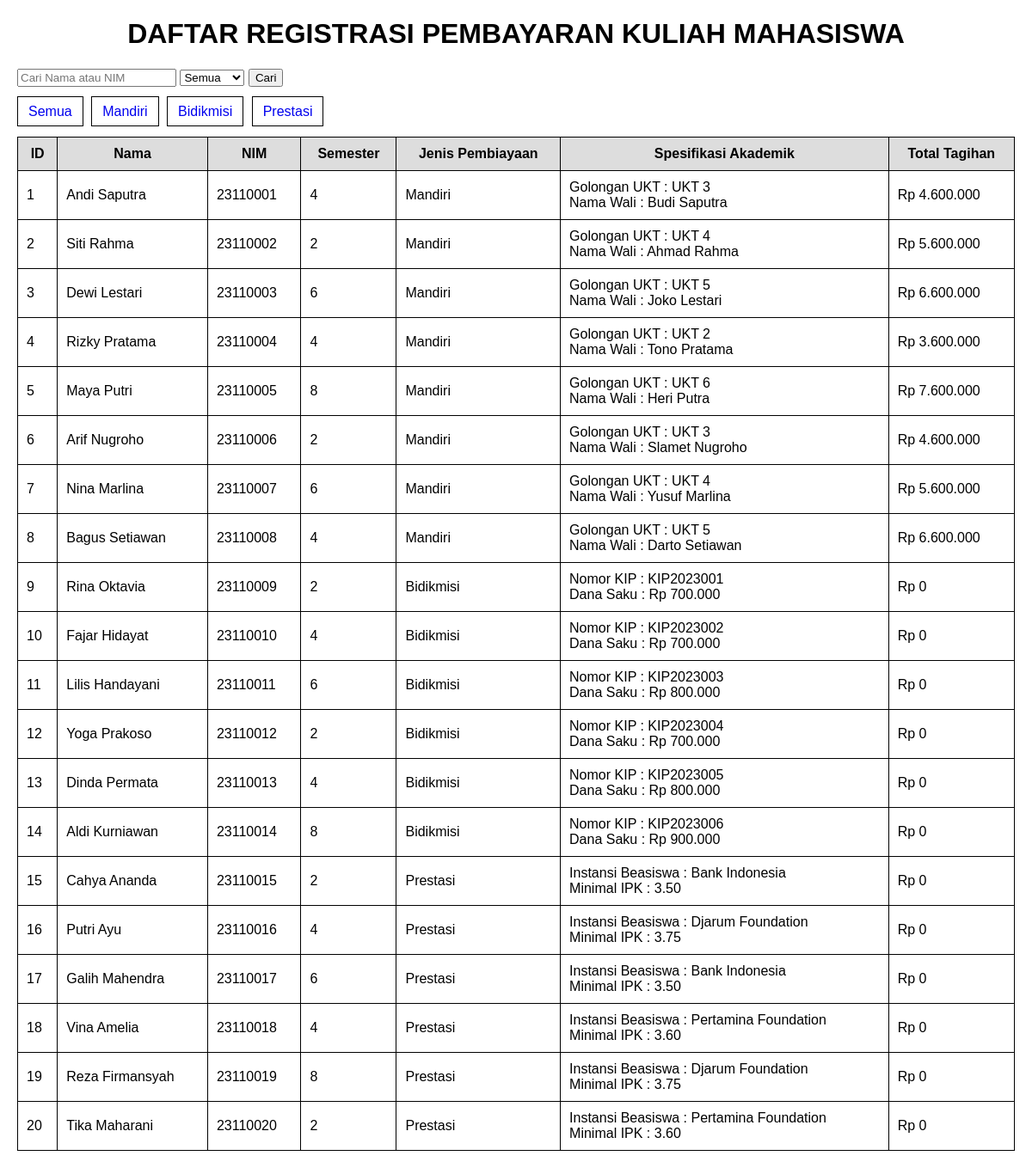
The page / on the database its author committed.
### tables this page shows
CREATE TABLE `tabel_mahasiswa` (
  `id_mahasiswa` int NOT NULL,
  `nama_mahasiswa` varchar(100) NOT NULL,
  `nim` varchar(20) NOT NULL,
  `semester` int NOT NULL,
  `tarif_ukt_nominal` decimal(12,2) NOT NULL,
  `jenis_pembiayaan` enum('Mandiri','Bidikmisi','Prestasi') NOT NULL,
  `golongan_ukt` varchar(10) DEFAULT NULL,
  `nama_wali` varchar(100) DEFAULT NULL,
  `nomor_kip_kuliah` varchar(30) DEFAULT NULL,
  `dana_saku_subsidi` decimal(12,2) DEFAULT NULL,
  `nama_instansi_beasiswa` varchar(100) DEFAULT NULL,
  `minimal_ipk_syarat` decimal(3,2) DEFAULT NULL
);

### index.php (called while the page is built)
<?php
require_once __DIR__ . "/views/daftar_mahasiswa.php";
?>

### classes/Mahasiswa.php (called while the page is built, shortened)
<?php
abstract class Mahasiswa
{
    public function __construct(
        $id_mahasiswa,
        $nama_mahasiswa,
        $nim,
        $semester,
        $tarifUktNominal
    ) {
        $this->tarifUktNominal = $tarifUktNominal;
    }
}

### views/daftar_mahasiswa.php (the view, shortened to what this page needs)
<?php
require_once __DIR__ . "/../database/koneksi.php";
require_once __DIR__ . "/../classes/Mahasiswa.php";
require_once __DIR__ . "/../classes/MahasiswaMandiri.php";
require_once __DIR__ . "/../classes/MahasiswaBidikmisi.php";
require_once __DIR__ . "/../classes/MahasiswaPrestasi.php";
$cari  = $_GET['cari'] ?? '';
$sql = "SELECT * FROM tabel_mahasiswa WHERE 1=1";
$data = $koneksi->query($sql);
?>
<!DOCTYPE html>
<html>
<head>
</head>
<body>
<h1>DAFTAR REGISTRASI PEMBAYARAN KULIAH MAHASISWA</h1>
<form method="GET">
    <input
        type="text"
        name="cari"
        placeholder="Cari Nama atau NIM"
        value="<?= htmlspecialchars($cari) ?>"
    >
    <select name="jenis">
        <option value="">Semua</option>
    </select>
    <button type="submit">Cari</button>
</form>
<div class="menu">
    <a href="index.php">Semua</a>
    <a href="index.php?jenis=Mandiri">Mandiri</a>
    <a href="index.php?jenis=Bidikmisi">Bidikmisi</a>
    <a href="index.php?jenis=Prestasi">Prestasi</a>
</div>
<table>
<tr>
    <th>ID</th>
    <th>Nama</th>
    <th>NIM</th>
    <th>Semester</th>
    <th>Jenis Pembiayaan</th>
    <th>Spesifikasi Akademik</th>
    <th>Total Tagihan</th>
</tr>
<?php
while($row = $data->fetch(PDO::FETCH_ASSOC))
{
    if($row['jenis_pembiayaan'] == 'Mandiri')
    {
        $mhs = new MahasiswaMandiri(
            $row['id_mahasiswa'],
            $row['nama_mahasiswa'],
            $row['nim'],
            $row['semester'],
            $row['tarif_ukt_nominal'],
            $row['golongan_ukt'],
            $row['nama_wali']
        );
    }
    elseif($row['jenis_pembiayaan'] == 'Bidikmisi')
    {
        $mhs = new MahasiswaBidikmisi(
            $row['id_mahasiswa'],
            $row['nama_mahasiswa'],
            $row['nim'],
            $row['semester'],
            $row['tarif_ukt_nominal'],
            $row['nomor_kip_kuliah'],
            $row['dana_saku_subsidi']
        );
    }
    else
    {
        $mhs = new MahasiswaPrestasi(
            $row['id_mahasiswa'],
            $row['nama_mahasiswa'],
            $row['nim'],
            $row['semester'],
            $row['tarif_ukt_nominal'],
            $row['nama_instansi_beasiswa'],
            $row['minimal_ipk_syarat']
        );
    }
?>
<tr>
    <td><?= $row['id_mahasiswa']; ?></td>
    <td><?= $row['nama_mahasiswa']; ?></td>
    <td><?= $row['nim']; ?></td>
    <td><?= $row['semester']; ?></td>
    <td><?= $row['jenis_pembiayaan']; ?></td>
    <td><?= $mhs->tampilkanSpesifikasiAkademik(); ?></td>
    <td>
        Rp <?= number_format($mhs->hitungTagihanSemester(),0,',','.'); ?>
    </td>
</tr>
<?php } ?>
</table>
</body>
</html>

### classes/MahasiswaMandiri.php (shortened to what this page needs)
<?php
require_once "Mahasiswa.php";
class MahasiswaMandiri extends Mahasiswa
{
    protected $golonganUkt;
    protected $namaWali;
    public function __construct(
        $id_mahasiswa,
        $nama_mahasiswa,
        $nim,
        $semester,
        $tarifUktNominal,
        $golonganUkt,
        $namaWali
    ) {
        $this->golonganUkt = $golonganUkt;
        $this->namaWali = $namaWali;
    }
    public function hitungTagihanSemester()
    {
    return $this->tarifUktNominal + 100000;
    }
    public function tampilkanSpesifikasiAkademik()
    {
        return "Golongan UKT : $this->golonganUkt
                <br>Nama Wali : $this->namaWali";
    }
}

### classes/MahasiswaBidikmisi.php (shortened to what this page needs)
<?php
require_once "Mahasiswa.php";
class MahasiswaBidikmisi extends Mahasiswa
{
    protected $nomorKipKuliah;
    protected $danaSakuSubsidi;
    public function __construct(
        $id_mahasiswa,
        $nama_mahasiswa,
        $nim,
        $semester,
        $tarifUktNominal,
        $nomorKipKuliah,
        $danaSakuSubsidi
    ) {
        $this->nomorKipKuliah = $nomorKipKuliah;
        $this->danaSakuSubsidi = $danaSakuSubsidi;
    }
    public function hitungTagihanSemester()
    {
        return 0;
    }
    public function tampilkanSpesifikasiAkademik()
    {
        return "Nomor KIP : $this->nomorKipKuliah
                <br>Dana Saku : Rp " . number_format($this->danaSakuSubsidi, 0, ',', '.');
    }
}

### classes/MahasiswaPrestasi.php (shortened to what this page needs)
<?php
require_once "Mahasiswa.php";
class MahasiswaPrestasi extends Mahasiswa
{
    protected $namaInstansiBeasiswa;
    protected $minimalIpkSyarat;
    public function __construct(
        $id_mahasiswa,
        $nama_mahasiswa,
        $nim,
        $semester,
        $tarifUktNominal,
        $namaInstansiBeasiswa,
        $minimalIpkSyarat
    ) {
        $this->namaInstansiBeasiswa = $namaInstansiBeasiswa;
        $this->minimalIpkSyarat = $minimalIpkSyarat;
    }
    public function hitungTagihanSemester()
    {
    return $this->tarifUktNominal * 0.25;
    }
    public function tampilkanSpesifikasiAkademik()
    {
        return "Instansi Beasiswa : $this->namaInstansiBeasiswa
                <br>Minimal IPK : $this->minimalIpkSyarat";
    }
}

### views/daftar_mahasiswa.php (style rules this page uses)
body { font-family: Arial, sans-serif; margin:20px; }
h1 { text-align:center; }
table { width:100%; border-collapse:collapse; margin-top:20px; }
th, td { border:1px solid black; padding:10px; }
th { background:#ddd; }
.menu { margin-top:15px; margin-bottom:15px; }
.menu a { text-decoration:none; border:1px solid black; padding:8px 12px; margin-right:5px; }
form { margin-bottom:20px; }

### rows shown on the page
tabel_mahasiswa: id_mahasiswa "1", nama_mahasiswa "Andi Saputra", nim "23110001", semester "4", jenis_pembiayaan "Mandiri", golongan_ukt "UKT 3", nama_wali "Budi Saputra", tarif_ukt_nominal "4.600.000"
tabel_mahasiswa: id_mahasiswa "2", nama_mahasiswa "Siti Rahma", nim "23110002", semester "2", jenis_pembiayaan "Mandiri", golongan_ukt "UKT 4", nama_wali "Ahmad Rahma", tarif_ukt_nominal "5.600.000"
tabel_mahasiswa: id_mahasiswa "3", nama_mahasiswa "Dewi Lestari", nim "23110003", semester "6", jenis_pembiayaan "Mandiri", golongan_ukt "UKT 5", nama_wali "Joko Lestari", tarif_ukt_nominal "6.600.000"
tabel_mahasiswa: id_mahasiswa "4", nama_mahasiswa "Rizky Pratama", nim "23110004", semester "4", jenis_pembiayaan "Mandiri", golongan_ukt "UKT 2", nama_wali "Tono Pratama", tarif_ukt_nominal "3.600.000"
tabel_mahasiswa: id_mahasiswa "5", nama_mahasiswa "Maya Putri", nim "23110005", semester "8", jenis_pembiayaan "Mandiri", golongan_ukt "UKT 6", nama_wali "Heri Putra", tarif_ukt_nominal "7.600.000"
tabel_mahasiswa: id_mahasiswa "6", nama_mahasiswa "Arif Nugroho", nim "23110006", semester "2", jenis_pembiayaan "Mandiri", golongan_ukt "UKT 3", nama_wali "Slamet Nugroho", tarif_ukt_nominal "4.600.000"
tabel_mahasiswa: id_mahasiswa "7", nama_mahasiswa "Nina Marlina", nim "23110007", semester "6", jenis_pembiayaan "Mandiri", golongan_ukt "UKT 4", nama_wali "Yusuf Marlina", tarif_ukt_nominal "5.600.000"
tabel_mahasiswa: id_mahasiswa "8", nama_mahasiswa "Bagus Setiawan", nim "23110008", semester "4", jenis_pembiayaan "Mandiri", golongan_ukt "UKT 5", nama_wali "Darto Setiawan", tarif_ukt_nominal "6.600.000"
tabel_mahasiswa: id_mahasiswa "9", nama_mahasiswa "Rina Oktavia", nim "23110009", semester "2", jenis_pembiayaan "Bidikmisi", nomor_kip_kuliah "KIP2023001", dana_saku_subsidi "700.000", hitungTagihanSemester "0"
tabel_mahasiswa: id_mahasiswa "10", nama_mahasiswa "Fajar Hidayat", nim "23110010", semester "4", jenis_pembiayaan "Bidikmisi", nomor_kip_kuliah "KIP2023002", dana_saku_subsidi "700.000", hitungTagihanSemester "0"
tabel_mahasiswa: id_mahasiswa "11", nama_mahasiswa "Lilis Handayani", nim "23110011", semester "6", jenis_pembiayaan "Bidikmisi", nomor_kip_kuliah "KIP2023003", dana_saku_subsidi "800.000", hitungTagihanSemester "0"
tabel_mahasiswa: id_mahasiswa "12", nama_mahasiswa "Yoga Prakoso", nim "23110012", semester "2", jenis_pembiayaan "Bidikmisi", nomor_kip_kuliah "KIP2023004", dana_saku_subsidi "700.000", hitungTagihanSemester "0"
tabel_mahasiswa: id_mahasiswa "13", nama_mahasiswa "Dinda Permata", nim "23110013", semester "4", jenis_pembiayaan "Bidikmisi", nomor_kip_kuliah "KIP2023005", dana_saku_subsidi "800.000", hitungTagihanSemester "0"
tabel_mahasiswa: id_mahasiswa "14", nama_mahasiswa "Aldi Kurniawan", nim "23110014", semester "8", jenis_pembiayaan "Bidikmisi", nomor_kip_kuliah "KIP2023006", dana_saku_subsidi "900.000", hitungTagihanSemester "0"
tabel_mahasiswa: id_mahasiswa "15", nama_mahasiswa "Cahya Ananda", nim "23110015", semester "2", jenis_pembiayaan "Prestasi", nama_instansi_beasiswa "Bank Indonesia", minimal_ipk_syarat "3.50", tarif_ukt_nominal "0"
tabel_mahasiswa: id_mahasiswa "16", nama_mahasiswa "Putri Ayu", nim "23110016", semester "4", jenis_pembiayaan "Prestasi", nama_instansi_beasiswa "Djarum Foundation", minimal_ipk_syarat "3.75", tarif_ukt_nominal "0"
tabel_mahasiswa: id_mahasiswa "17", nama_mahasiswa "Galih Mahendra", nim "23110017", semester "6", jenis_pembiayaan "Prestasi", nama_instansi_beasiswa "Bank Indonesia", minimal_ipk_syarat "3.50", tarif_ukt_nominal "0"
tabel_mahasiswa: id_mahasiswa "18", nama_mahasiswa "Vina Amelia", nim "23110018", semester "4", jenis_pembiayaan "Prestasi", nama_instansi_beasiswa "Pertamina Foundation", minimal_ipk_syarat "3.60", tarif_ukt_nominal "0"
tabel_mahasiswa: id_mahasiswa "19", nama_mahasiswa "Reza Firmansyah", nim "23110019", semester "8", jenis_pembiayaan "Prestasi", nama_instansi_beasiswa "Djarum Foundation", minimal_ipk_syarat "3.75", tarif_ukt_nominal "0"
tabel_mahasiswa: id_mahasiswa "20", nama_mahasiswa "Tika Maharani", nim "23110020", semester "2", jenis_pembiayaan "Prestasi", nama_instansi_beasiswa "Pertamina Foundation", minimal_ipk_syarat "3.60", tarif_ukt_nominal "0"
